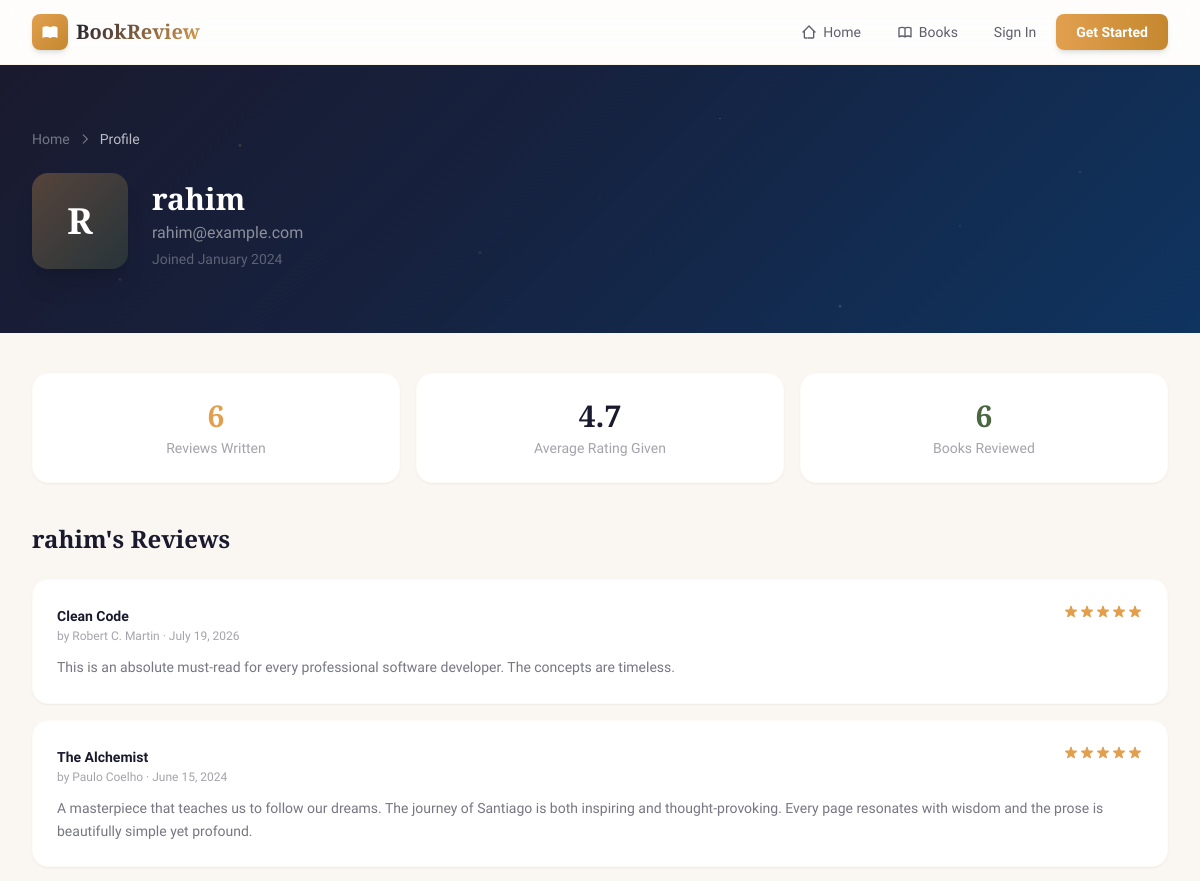
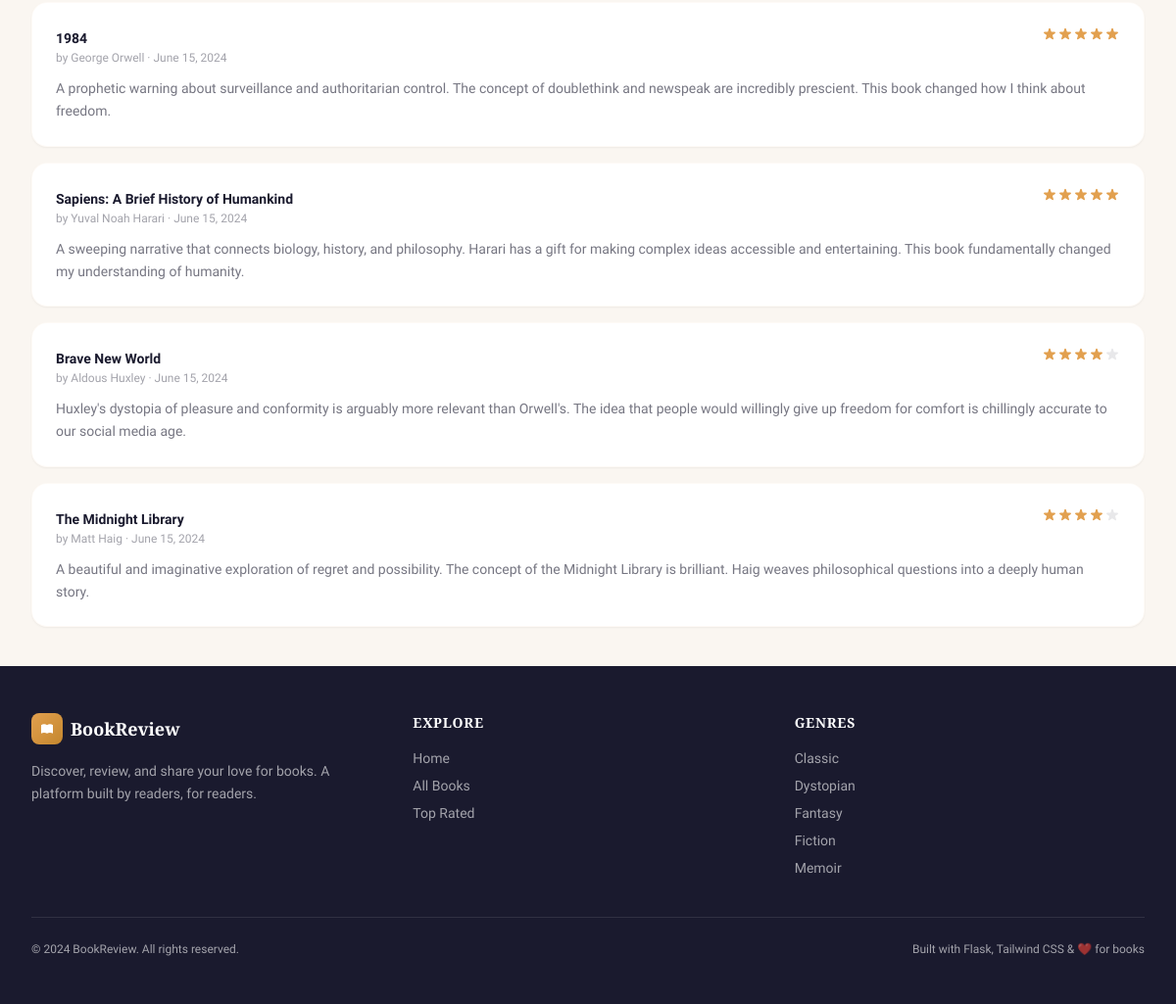
Page /profile/rahim on the committed database (2 pictures, top to bottom).
### models.py (models this page shows, shortened)
class User(UserMixin, db.Model):
    __tablename__ = 'user'
    id = db.Column(db.Integer, primary_key=True)
    username = db.Column(db.String(80), unique=True, nullable=False)
    email = db.Column(db.String(120), unique=True, nullable=False)
    password = db.Column(db.String(200), nullable=False)
    joined_date = db.Column(db.DateTime, default=lambda: datetime.now(timezone.utc))
    reviews = db.relationship('Review', backref='user', lazy=True)
    helpful_votes = db.relationship('ReviewHelpful', backref='user', lazy=True)

class Review(db.Model):
    __tablename__ = 'review'
    id = db.Column(db.Integer, primary_key=True)
    rating = db.Column(db.Integer, nullable=False)
    review_text = db.Column(db.Text, nullable=False)
    created_at = db.Column(db.DateTime, default=lambda: datetime.now(timezone.utc))
    user_id = db.Column(db.Integer, db.ForeignKey('user.id'), nullable=False)
    book_id = db.Column(db.Integer, db.ForeignKey('book.id'), nullable=False)
    helpful_votes = db.relationship('ReviewHelpful', backref='review', cascade='all, delete-orphan', lazy=True)

class Book(db.Model):
    __tablename__ = 'book'
    id = db.Column(db.Integer, primary_key=True)
    title = db.Column(db.String(200), nullable=False)
    author = db.Column(db.String(150), nullable=False)
    genre = db.Column(db.String(100), nullable=False)
    description = db.Column(db.Text, nullable=False)
    cover_image = db.Column(db.String(300), default='')
    reviews = db.relationship('Review', backref='book', lazy=True)

### app.py (the view)
@app.route('/profile/<username>')
def profile(username):
    user = User.query.filter_by(username=username).first_or_404()
    reviews = Review.query.filter_by(user_id=user.id).order_by(Review.created_at.desc()).all()
    return render_template('profile.html', profile_user=user, reviews=reviews)

### app.py (called while the page is built)
@app.context_processor
def inject_globals():
    return {
        'genres': [g[0] for g in db.session.query(Book.genre).distinct().order_by(Book.genre).all()]
    }

### templates/profile.html (shortened to what this page needs)
{% extends "base.html" %}
{% block content %}
<section class="hero-bg text-white py-12 lg:py-16">
    <div class="max-w-7xl mx-auto px-4 sm:px-6 lg:px-8 relative z-10">
        <div class="flex items-center gap-2 text-white/40 text-sm mb-6">
            <a href="{{ url_for('home') }}" class="hover:text-amber transition-colors">Home</a>
            <svg class="w-3.5 h-3.5" fill="none" stroke="currentColor" stroke-width="2" viewBox="0 0 24 24"><path stroke-linecap="round" stroke-linejoin="round" d="M9 5l7 7-7 7"/></svg>
            <span class="text-white/70">Profile</span>
        </div>
        <div class="flex flex-col sm:flex-row items-center sm:items-end gap-6">
            <div class="w-24 h-24 rounded-2xl bg-gradient-to-br from-amber/30 to-sage/30 flex items-center justify-center shadow-xl">
                <span class="font-display text-4xl font-bold text-white">{{ profile_user.username[0]|upper }}</span>
            </div>
            <div class="text-center sm:text-left">
                <h1 class="font-display text-3xl font-bold">{{ profile_user.username }}</h1>
                <p class="text-white/50 mt-1">{{ profile_user.email }}</p>
                <p class="text-white/30 text-sm mt-1">Joined {{ profile_user.joined_date.strftime('%B %Y') }}</p>
            </div>
        </div>
    </div>
</section>
<section class="py-10">
    <div class="max-w-7xl mx-auto px-4 sm:px-6 lg:px-8">
        <div class="grid grid-cols-1 sm:grid-cols-3 gap-4 mb-10">
            <div class="bg-white rounded-2xl p-6 shadow-sm border border-amber/5 text-center">
                <p class="font-display text-3xl font-bold text-amber">{{ reviews|length }}</p>
                <p class="text-sm text-ink/40 mt-1">Reviews Written</p>
            </div>
            <div class="bg-white rounded-2xl p-6 shadow-sm border border-amber/5 text-center">
                <p class="font-display text-3xl font-bold text-ink">
                    {% if reviews %}
                        {{ '%.1f'|format(reviews|sum(attribute='rating') / reviews|length) }}
                    {% else %}
                        0.0
                    {% endif %}
                </p>
                <p class="text-sm text-ink/40 mt-1">Average Rating Given</p>
            </div>
            <div class="bg-white rounded-2xl p-6 shadow-sm border border-amber/5 text-center">
                <p class="font-display text-3xl font-bold text-sage">
                    {{ reviews|map(attribute='book_id')|unique|list|length }}
                </p>
                <p class="text-sm text-ink/40 mt-1">Books Reviewed</p>
            </div>
        </div>
        <div>
            <h2 class="font-display text-2xl font-bold text-ink mb-6">
                {% if current_user.is_authenticated and current_user.id == profile_user.id %}My{% else %}{{ profile_user.username }}'s{% endif %} Reviews
            </h2>
            {% if reviews %}
            <div class="space-y-4">
                {% for review in reviews %}
                <div class="bg-white rounded-2xl p-6 shadow-sm border border-amber/5 review-card">
                    <div class="flex items-start justify-between mb-3">
                        <div>
                            <a href="{{ url_for('book_detail', book_id=review.book_id) }}" class="text-sm font-bold text-ink hover:text-amber-dark transition-colors">
                                {{ review.book.title }}
                            </a>
                            <p class="text-xs text-ink/40">by {{ review.book.author }} &middot; {{ review.created_at.strftime('%B %d, %Y') }}</p>
                        </div>
                        <div class="flex items-center gap-2">
                            <div class="flex">
                                {% for i in range(1, 6) %}
                                <svg class="w-4 h-4 {% if i <= review.rating %}star-active{% else %}text-ink/10{% endif %}" fill="currentColor" viewBox="0 0 20 20">
                                    <path d="M9.049 2.927c.3-.921 1.603-.921 1.902 0l1.07 3.292a1 1 0 00.95.69h3.462c.969 0 1.371 1.24.588 1.81l-2.8 2.034a1 1 0 00-.364 1.118l1.07 3.292c.3.921-.755 1.688-1.54 1.118l-2.8-2.034a1 1 0 00-1.175 0l-2.8 2.034c-.784.57-1.838-.197-1.539-1.118l1.07-3.292a1 1 0 00-.364-1.118L2.98 8.72c-.783-.57-.38-1.81.588-1.81h3.461a1 1 0 00.951-.69l1.07-3.292z"/>
                                </svg>
                                {% endfor %}
                            </div>
                        </div>
                    </div>
                    <p class="text-ink/60 text-sm leading-relaxed">{{ review.review_text }}</p>
                </div>
                {% endfor %}
            </div>
            {% endif %}
        </div>
    </div>
</section>
{% endblock %}

### templates/base.html (shortened to what this page needs)
<!DOCTYPE html>
<html lang="en" class="scroll-smooth">
<head>
    <script src="https://cdn.tailwindcss.com"></script>
</head>
<body class="bg-parchment text-ink min-h-screen flex flex-col">
    <nav class="bg-white/80 backdrop-blur-lg border-b border-amber/10 sticky top-0 z-50">
        <div class="max-w-7xl mx-auto px-4 sm:px-6 lg:px-8">
            <div class="flex items-center justify-between h-16">
                <a href="{{ url_for('home') }}" class="flex items-center gap-2 group">
                    <div class="w-9 h-9 bg-gradient-to-br from-amber to-amber-dark rounded-lg flex items-center justify-center shadow-md group-hover:shadow-lg transition-shadow">
                    </div>
                    <span class="font-display text-xl font-bold gradient-text hidden sm:block">BookReview</span>
                </a>
                <div class="hidden md:flex items-center gap-1">
                    <a href="{{ url_for('home') }}" class="px-4 py-2 rounded-lg text-sm font-medium text-ink/70 hover:text-ink hover:bg-amber/5 transition-all">
                        <span class="flex items-center gap-1.5">
                            <svg class="w-4 h-4" fill="none" stroke="currentColor" stroke-width="2" viewBox="0 0 24 24"><path stroke-linecap="round" stroke-linejoin="round" d="M3 12l2-2m0 0l7-7 7 7M5 10v10a1 1 0 001 1h3m10-11l2 2m-2-2v10a1 1 0 01-1 1h-3m-4 0h4"/></svg>
                            Home
                        </span>
                    </a>
                    <a href="{{ url_for('books') }}" class="px-4 py-2 rounded-lg text-sm font-medium text-ink/70 hover:text-ink hover:bg-amber/5 transition-all">
                        <span class="flex items-center gap-1.5">
                            Books
                        </span>
                    </a>
                    {% if current_user.is_authenticated %}
                    <a href="{{ url_for('add_book') }}" class="px-4 py-2 rounded-lg text-sm font-medium text-ink/70 hover:text-ink hover:bg-amber/5 transition-all">
                        <span class="flex items-center gap-1.5 text-amber-dark hover:text-amber">
                            <svg class="w-4 h-4" fill="none" stroke="currentColor" stroke-width="2.5" viewBox="0 0 24 24"><path stroke-linecap="round" stroke-linejoin="round" d="M12 4.5v15m7.5-7.5h-15"/></svg>
                            Add Book
                        </span>
                    </a>
                    <a href="{{ url_for('profile', username=current_user.username) }}" class="px-4 py-2 rounded-lg text-sm font-medium text-ink/70 hover:text-ink hover:bg-amber/5 transition-all">
                        <span class="flex items-center gap-1.5">
                            <svg class="w-4 h-4" fill="none" stroke="currentColor" stroke-width="2" viewBox="0 0 24 24"><path stroke-linecap="round" stroke-linejoin="round" d="M16 7a4 4 0 11-8 0 4 4 0 018 0zM12 14a7 7 0 00-7 7h14a7 7 0 00-7-7z"/></svg>
                            Profile
                        </span>
                    </a>
                    <a href="{{ url_for('logout') }}" class="px-4 py-2 rounded-lg text-sm font-medium text-wine/70 hover:text-wine hover:bg-wine/5 transition-all">
                        <span class="flex items-center gap-1.5">
                            <svg class="w-4 h-4" fill="none" stroke="currentColor" stroke-width="2" viewBox="0 0 24 24"><path stroke-linecap="round" stroke-linejoin="round" d="M17 16l4-4m0 0l-4-4m4 4H7m6 4v1a3 3 0 01-3 3H6a3 3 0 01-3-3V7a3 3 0 013-3h4a3 3 0 013 3v1"/></svg>
                            Logout
                        </span>
                    </a>
                    {% else %}
                    <a href="{{ url_for('login') }}" class="px-4 py-2 rounded-lg text-sm font-medium text-ink/70 hover:text-ink hover:bg-amber/5 transition-all">Sign In</a>
                    <a href="{{ url_for('register') }}" class="px-5 py-2 rounded-lg text-sm font-semibold bg-gradient-to-r from-amber to-amber-dark text-white shadow-md hover:shadow-lg hover:from-amber-dark hover:to-amber transition-all">
                        Get Started
                    </a>
                    {% endif %}
                </div>
            </div>
        </div>
    </nav>
    <main class="flex-1 page-fade">
        {% block content %}{% endblock %}
    </main>
    <footer class="bg-ink text-white/60 mt-auto">
        <div class="max-w-7xl mx-auto px-4 sm:px-6 lg:px-8 py-12">
            <div class="grid grid-cols-1 md:grid-cols-3 gap-8">
                <div>
                    <div class="flex items-center gap-2 mb-4">
                        <div class="w-8 h-8 bg-gradient-to-br from-amber to-amber-dark rounded-lg flex items-center justify-center">
                        </div>
                        <span class="font-display text-lg font-bold text-white">BookReview</span>
                    </div>
                    <p class="text-sm leading-relaxed">Discover, review, and share your love for books. A platform built by readers, for readers.</p>
                </div>
                <div>
                    <h4 class="font-display text-sm font-semibold text-white uppercase tracking-wider mb-4">Explore</h4>
                    <ul class="space-y-2 text-sm">
                        <li><a href="{{ url_for('home') }}" class="hover:text-amber transition-colors">Home</a></li>
                        <li><a href="{{ url_for('books') }}" class="hover:text-amber transition-colors">All Books</a></li>
                        <li><a href="{{ url_for('books', sort='rating') }}" class="hover:text-amber transition-colors">Top Rated</a></li>
                    </ul>
                </div>
                <div>
                    <h4 class="font-display text-sm font-semibold text-white uppercase tracking-wider mb-4">Genres</h4>
                    <ul class="space-y-2 text-sm">
                        {% for genre in genres[:5] %}
                        <li><a href="{{ url_for('books', genre=genre) }}" class="hover:text-amber transition-colors">{{ genre }}</a></li>
                        {% endfor %}
                    </ul>
                </div>
            </div>
            <div class="border-t border-white/10 mt-10 pt-6 flex flex-col sm:flex-row items-center justify-between gap-4">
                <p class="text-xs">&copy; 2024 BookReview. All rights reserved.</p>
                <p class="text-xs">Built with Flask, Tailwind CSS &amp; ❤️ for books</p>
            </div>
        </div>
    </footer>
</body>
</html>

### templates/base.html (style rules this page uses)
body { font-family: 'Source Sans 3', system-ui, sans-serif; }
h1, h2, h3, h4, h5, h6, .font-display { font-family: 'Playfair Display', Georgia, serif; }
.star-active { color: #e2a04f; text-shadow: 0 0 8px rgba(226, 160, 79, 0.4); }
.page-fade { animation: fadeIn 0.4s ease-out; }
.gradient-text { background: linear-gradient(135deg, #1a1a2e 0%, #e2a04f 100%); -webkit-background-clip: text; -webkit-text-fill-color: transparent; background-clip: text; }
.hero-bg { background: linear-gradient(135deg, #1a1a2e 0%, #16213e 40%, #0f3460 100%); position: relative; overflow: hidden; }
.hero-bg::before { content: ''; position: absolute; top: 0; left: 0; right: 0; bottom: 0; background: radial-gradient(2px 2px at 20% 30%, rgba(226,160,79,0.3), transparent), radial-gradient(2px 2px at 40% 70%, rgba(226,160,79,0.2), transparent), radial-gradient(1px 1px at 60% 20%, rgba(255,255,255,0.3), transparent), radial-gradient(1px 1px at 80% 60%, rgba(255,255,255,0.2), transparent), radial-gradient(2px 2px at 10% 80%, rgba(226,160,79,0.2), transparent), radial-gradient(1px 1px at 90% 40%, rgba(255,255,255,0.3), transparent), radial-gradient(1px 1px at 50% 50%, rgba(226,160,79,0.15), transparent), radial-gradient(2px 2px at 70% 90%, rgba(255,255,255,0.2), transparent); animation: twinkle 4s ease-in-out infinite alternate; }
.review-card { border-left: 3px solid transparent; transition: border-color 0.3s ease; }

### rows in the picture
User: username "R", username "rahim", email "rahim@example.com", joined_date "January 2024"
Review: book "Clean Code", book.author "Robert C. Martin", created_at "July 19, 2026", rating 5 (drawn), review_text "This is an absolute must-read for every professional software developer. The concepts are timeless."
Review: book "The Alchemist", book.author "Paulo Coelho", created_at "June 15, 2024", rating 5 (drawn), review_text "A masterpiece that teaches us to follow our dreams. The journey of Santiago is both inspiring and thought-provoking. Every page resonates with wisdom and the prose is beautifully simple yet profound."
Review: book "1984", book.author "George Orwell", created_at "June 15, 2024", rating 5 (drawn), review_text "A prophetic warning about surveillance and authoritarian control. The concept of doublethink and newspeak are incredibly prescient. This book changed how I think about freedom."
Review: book "Sapiens: A Brief History of Humankind", book.author "Yuval Noah Harari", created_at "June 15, 2024", rating 5 (drawn), review_text "A sweeping narrative that connects biology, history, and philosophy. Harari has a gift for making complex ideas accessible and entertaining. This book fundamentally changed my understanding of humanity."
Review: book "Brave New World", book.author "Aldous Huxley", created_at "June 15, 2024", rating 4 (drawn), review_text "Huxley's dystopia of pleasure and conformity is arguably more relevant than Orwell's. The idea that people would willingly give up freedom for comfort is chillingly accurate to our social media age."
Review: book "The Midnight Library", book.author "Matt Haig", created_at "June 15, 2024", rating 4 (drawn), review_text "A beautiful and imaginative exploration of regret and possibility. The concept of the Midnight Library is brilliant. Haig weaves philosophical questions into a deeply human story."

### other values in the picture
{{ reviews|length }} "6"
{{ '%.1f'|format(reviews|sum(attribute='rating') / reviews|length) }} "4.7"
{{ reviews|map(attribute='book_id')|unique|list|length }} "6"
{{ genre }} "Classic" "Dystopian" "Fantasy" "Fiction" "Memoir"
